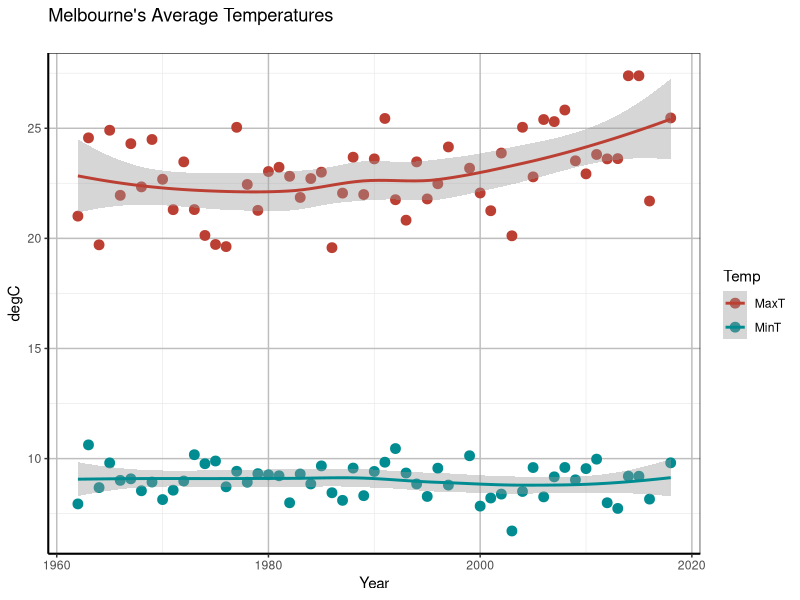

This figure's R source:

library(tidyverse)
library(reshape2)


data2 <- read.csv("data/kerang.csv", as.is=TRUE, header=TRUE)
data2 <- na.omit(data2)

max.temp <- select(data2, everything())%>%
  #filter(Month == 2)%>%
        filter(Month %in% c(10)) %>%
        filter(Year >=1900 & Year <= 2018)%>%
  group_by(Year)%>%
  summarize(MaxT = mean(Max), MinT = mean(Min))

tall.temp <- gather(data=max.temp,key=Temp,value=Degree,na.rm=FALSE,MaxT,MinT)

# To tidy up and remove reshape2----------------------------------
#tall.temp2 <- gather(max.temp, Year)

plot <- ggplot(tall.temp, aes(Year,Degree, col=Temp)) + 
        geom_point(size=3) + 
        geom_smooth(method=loess) + 
        ggtitle("Melbourne's Average Temperatures\n") +
        scale_color_hue(l=45) +
        ylab("degC") 

plot <- plot + theme_bw()

plot <- plot + theme(panel.grid.major = element_line(size = 0.5, color = "grey"), axis.line = element_line(size = 0.7, color = "black"))    
plot
  
